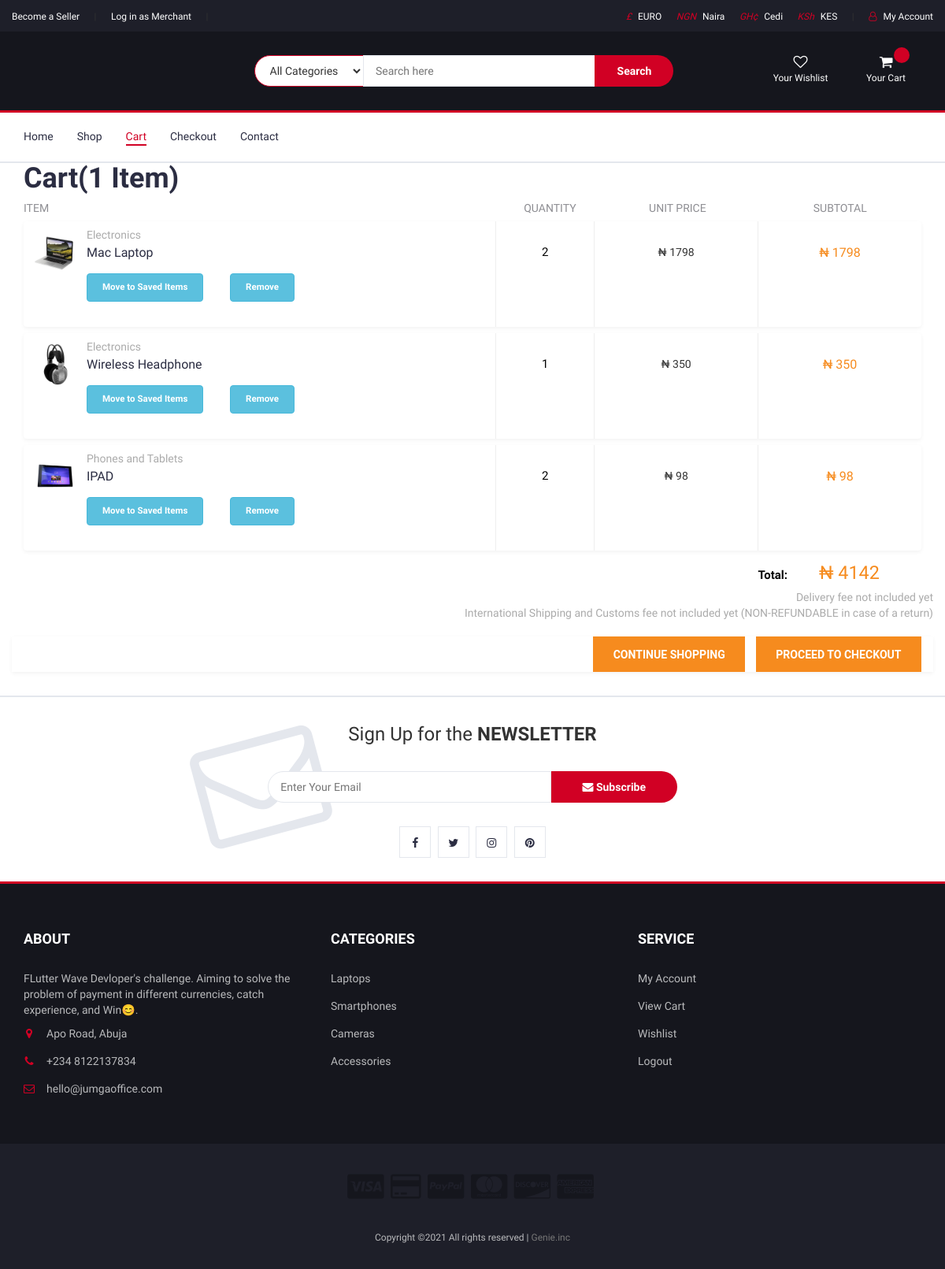
Page /cart (signed in) on the committed database.
### Estore/models.py (models this page shows, shortened)
class Product(models.Model):
    Shop = models.ForeignKey(Merchant, on_delete=models.CASCADE)
    store_id = models.ForeignKey(Store_Category, on_delete=models.CASCADE)
    category_id = models.ForeignKey(ProductCategory, on_delete=models.CASCADE)
    name = models.CharField(max_length=50, null=False, blank=False)
    Description = models.TextField(max_length=800, null=True)
    prodImgMain = models.ImageField(upload_to='media/productPics', default='assets/img/prodPlaceholder.jpg', blank=False)
    prodImg2 = models.ImageField(upload_to='media/productPics', default='assets/img/prodPlaceholder.jpg', blank=True, null=True)
    prodImg3 = models.ImageField(upload_to='media/productPics',
                                 default='assets/img/prodPlaceholder.jpg', blank=True, null=True)
    prodImg4 = models.ImageField(
        upload_to='media/productPics', default='assets/img/prodPlaceholder.jpg', blank=True, null=True)
    discount = models.CharField(max_length=12, null=True)
    price = models.CharField(max_length=12, null=False, blank=False)
    date_added = models.DateTimeField(auto_now_add=False, auto_now=True)
    class Meta:
        ordering = ('date_added')
    class Meta:
        db_table = "Product_tb"
        verbose_name = "Product"
        verbose_name_plural = "Products"

class ProductCategory(models.Model):
    name = models.CharField(max_length=50, null=False, blank=False)
    thum_img = models.ImageField(
        upload_to='categoryPics', default='assets/img/productCategoryPlaceholder.jpg', blank=True)
    date_added = models.DateTimeField(auto_now_add=False, auto_now=True)
    class Meta:
        ordering = ('date_added')
    class Meta:
        db_table = "ProductCat_tb"
        verbose_name = "Product Category"
        verbose_name_plural = "Product Categories"

### Estore/views.py (the view)
# urls.py: path("cart", views.cart, name="cart"),
def cart(request):
    mode = request.GET.get('mode', None)
    Customer_id = request.session.get('customer_id', None)
    customer_cart = Cart.objects.filter(customer_id=Customer_id)
    prods = [(p.product_id, p.amount) for p in customer_cart]
    cart_prices = [int(each.product_id.price) * int(each.amount)
                   for each in customer_cart]
    if mode == "dropdown":
        return render(request, 'dropdown_cart.html', {"carts": prods, "total_price": sum(cart_prices)})
    elif mode == "qty":
        lent = str(customer_cart.count())
        return HttpResponse(lent)
    elif mode == "add":
        prod_id = request.GET.get('prod', None)
        quantity = request.GET.get('qty', None)
        Add_to_cart(Customer_id,int(prod_id), int(quantity))
        return redirect('cart')
    elif mode == "del":
        prod_id = request.GET.get('prod', None)
        Rem_from_cart(Customer_id, int(prod_id))
    return render(request, 'cart.html', {"carts": prods, "total_price": sum(cart_prices)})

### payment/templatetags/env_var.py (called while the page is built)
@register.simple_tag
def get_env_var(key):
    return env(key)

### templates/cart.html (shortened to what this page needs)
{% extends 'baseHtml.html' %} {% load static %} {% static 'img/products' as productUrl %}{% block title %}Cart{% endblock %} {% block navigation %}
<li><a href="{% url 'home' %}">Home</a></li>
<li><a href="{% url 'store' %}">Shop</a></li>
<li class="active"><a href="{% url 'cart' %}">Cart</a></li>
<li><a href="{% url 'checkout' %}">Checkout</a></li>
<li><a href="#">Contact</a></li>
{% endblock %} {% block content %}
<div class="container mb-4">
    <h1>Cart(1 Item)</h1>
    <div class="row">
        <div class="col-xs-12">
            <div class="items ft-products-list" style="">
                <div class="header">
                    <div class="item" style="">Item</div>
                    <div class="quantity">Quantity</div>
                    <div class="unit-price">Unit Price</div>
                    <div class="subtotal">Subtotal</div>
                </div>
                {% for product,amt in carts %}
                <form class="product ft-product" action="/cart/updatequantity/" method="POST">
                    <div class="ln">
                        <div class="image ft-product-image " style="">
                            <a href="#" style="">
                                <img class="lazy image -loaded" width="60" height="60" src="media/{{product.prodImgMain}}" alt="{{product.name}}" style="">
                            </a>
                        </div>
                        <div class="item" style="">
                            <div class="seller -mbs ft-product-seller " ft-data-seller="" style="">
                                {{product.category_id.name}}
                            </div>
                            <a href="#" class="name -mbs -inline-block ft-product-name " style="">{{product.name}}</a>
                            <div class="acts mt-5" style="">
                                <a href="#" class="btn btn-info -link -mrxxxl" style="">
                                     <span class="label " style="">Move to Saved Items</span>
                                </a>
                                <a class="btn btn-info -link js-remove" href="#" style="" data-id="{{product.id}}">
                                     <span class="label" style="">Remove</span>
                                </a>
                            </div>
                        </div>
                        <div class="quantity" style="">
                            <label class="unit-quantity ft-product-quantity">{{amt}}</label>
                        </div>
                        <div class="unit-price ft-product-unit-price" style="">
                            <span class="current">
                            <span data-currency-iso="NGN">₦</span>
                            <span dir="ltr" data-price="2400">{{product.price}}</span>
                            </span>
                        </div>
                        <div class="subtotal ft-product-subtotal-price" style="">
                            <span data-currency-iso="NGN">₦</span>
                            <span dir="ltr" data-price="2400">{{product.price}}</span>
                        </div>
                    </div>
                </form>
                {% endfor %}
            </div>
        </div>
    </div>
    <div class="row">
        <div class="col">
            <div class="resume -mtxxl -mbxs">
                <div class="row total ft-total"><label>Total:</label>
                    <div class="ft-total-panel"><span data-currency-iso="NGN">₦</span> <span dir="ltr" data-price="{{total_price}}">{{total_price}}</span> </div>
                </div>
            </div>
        </div>
    </div>
    <div class="row">
        <div class="col">
            <div class="shipping -mrxxl -mbm">Delivery fee not included yet</div>
        </div>
    </div>
    <div class="row">
        <div class="col">
            <div class="shipping -mrxxl -mbxxl" style="">International Shipping and Customs fee not included yet (NON-REFUNDABLE in case of a return)</div>
        </div>
    </div>
    <div class="row" style="margin-top: 20px;">
        <div class="summary-footer">
            <div class="container" style="">
                <a href="{% url 'store' %}" class="osh-btn -primary -shadow continue-shopping"> <span class="label ">Continue Shopping</span> </a>
                <a href="{% url 'checkout' %}" class="osh-btn -primary -shadow ft-go-to-checkout"> <span class="label ">Proceed to Checkout</span> </a>
            </div>
        </div>
    </div>
</div>
{% endblock %}

### static_store/css/style.css (style rules this page uses)
body { font-family: 'Montserrat', sans-serif; font-weight: 400; color: #333; }
h1, h2, h3, h4, h5, h6 { color: #2B2D42; font-weight: 700; margin: 0 0 10px; }
a { color: #2B2D42; font-weight: 500; -webkit-transition: 0.2s color; transition: 0.2s color; }
.main-nav>li+li { margin-left: 30px }
.main-nav>li>a { padding: 20px 0px; }
.main-nav>li>a:hover, .main-nav>li>a:focus, .main-nav>li.active>a { color: #D10024; background-color: transparent; }
.main-nav>li>a:after { content: ""; display: block; width: 0%; height: 2px; background-color: #D10024; -webkit-transition: 0.2s all; transition: 0.2s all; }
.main-nav>li>a:hover:after, .main-nav>li>a:focus:after, .main-nav>li.active>a:after { width: 100%; }
.product { position: relative; margin: 15px 0px; -webkit-box-shadow: 0px 0px 0px 0px #E4E7ED, 0px 0px 0px 1px #E4E7ED; box-shadow: 0px 0px 0px 0px #E4E7ED, 0px 0px 0px 1px #E4E7ED; -webkit-transition: 0.2s all; transition: 0.2s all; border-radius: 13px; }

### static_store/css/custom.css (style rules this page uses)
.items .header { color: #8e8e93; font-weight: 500; font-size: 14px; line-height: 1.14; text-transform: uppercase; }
.items .header>.item { text-align: left; width: 53.47%; }
.items .header>div { display: table-cell; text-align: center; }
.items .header, .items .ln { border-collapse: collapse; display: table; width: 100%; }
.items .header>.quantity { width: 10.315%; }
.items .header>.subtotal, .items .header>.unit-price { width: 18.105%; }
.items .product { background-color: #fff; border-radius: 4px; box-shadow: 0 2px 5px 0 rgba(0, 0, 0, .05); margin: 8px 0; }
.items .ln>.image { padding: 10px; vertical-align: top; width: 80px; }
.items .ln>div { padding: 10px 20px; display: table-cell; vertical-align: top; }
.items .ln:last-child>.item { padding-bottom: 32px; }
.items .ln>.item { padding-top: 10px; padding-right: 10px; padding-bottom: 0; padding-left: 0; text-align: left; position: relative; }
.items .ln>.item>.seller, .items .ln>.item>.size { color: #ababab; font-size: 14px; line-height: 1; }
.items .-link { font-size: 1em; }
.osh-btn { text-transform: uppercase; background: #f68b1e; border: 1px solid #f68b1e; color: #fff; cursor: pointer; display: inline-block; font-family: Roboto, Helvetica, Arial, sans-serif; font-weight: 700; font-size: 12px; font-style: normal; line-height: 1.42857; padding: 5px; position: relative; vertical-align: middle; text-decoration: none; text-align: center; }
.-mrxxxl { margin-right: 30px!important; }
.items .ln>.item>.name { font-size: 16px; font-weight: 500; line-height: 1.25; }
.-mbs { margin-bottom: 6px!important; }
.items .ln:last-child>.quantity { padding-bottom: 50px; }
.items .ln>.quantity { border-left: 1px solid #eee; border-right: 1px solid #eee; width: 11%; white-space: nowrap; padding-top: 23px; }
.items .ln>.quantity .unit-quantity { padding-top: 6px; display: inline-block; color: #000; font-size: 15px; min-width: 63px; width: 100%; font-weight: 500; text-align: center; }
.items .acts { clear: both; margin-top: 10px; width: 100%; overflow: hidden; white-space: nowrap; font-size: 1.1em; }
.-inline-block { display: inline-block!important; }
.items .ln>.subtotal, .items .ln>.unit-price { padding-top: 29px; }
.items .ln>.unit-price { background-color: #fff; text-align: center; width: 18.21%; }
.items .ln>.subtotal { border-left: 1px solid #eee; border-radius: 4px; color: #f68b1e; font-size: 16px; font-weight: 500; text-align: center; width: 18.21%; }
.resume { border-collapse: collapse; color: #000; display: table; float: right; min-width: 380px; text-align: right; }
.resume>.row.total:first-child { border-top: none; }
.resume>.row>div, .resume>.row>label { display: table-cell; font-size: 15px; padding: 4px 20px; }
.resume>.row>label { min-width: 230px; }
.resume>.row.total>div { color: #f68b1e; font-size: 1.67em; }
.shipping { clear: both; color: #ababab; float: right; font-size: 14px; }
.summary-footer { background-color: #fff; box-shadow: 0 2px 5px 0 rgba(0, 0, 0, .05); clear: both; text-align: right; }
.osh-btn { font-size: 1.34em; font-weight: 500; margin-left: 10px; padding: 8px 16px; }

### rows in the picture
Product: prodImgMain (picture), category_id.name "Electronics", name "Mac Laptop", amt "2", price "1798"
Product: prodImgMain (picture), category_id.name "Electronics", name "Wireless Headphone", amt "1", price "350"
Product: prodImgMain (picture), category_id.name "Phones and Tablets", name "IPAD", Shop "2", price "98"

### other values in the picture
{{ total_price }} "4142"
